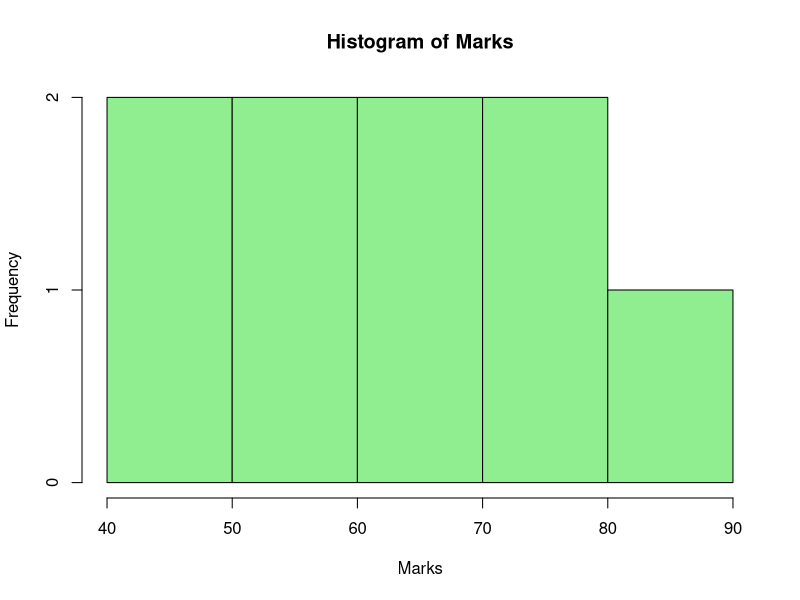

Write the R code that produced this figure.
marks <- c(45, 50, 55, 60, 65, 70, 75, 80, 85)

hist(marks,
     main = "Histogram of Marks",
     xlab = "Marks",
     ylab = "Frequency",
     col = "lightgreen",
     border = "black")
